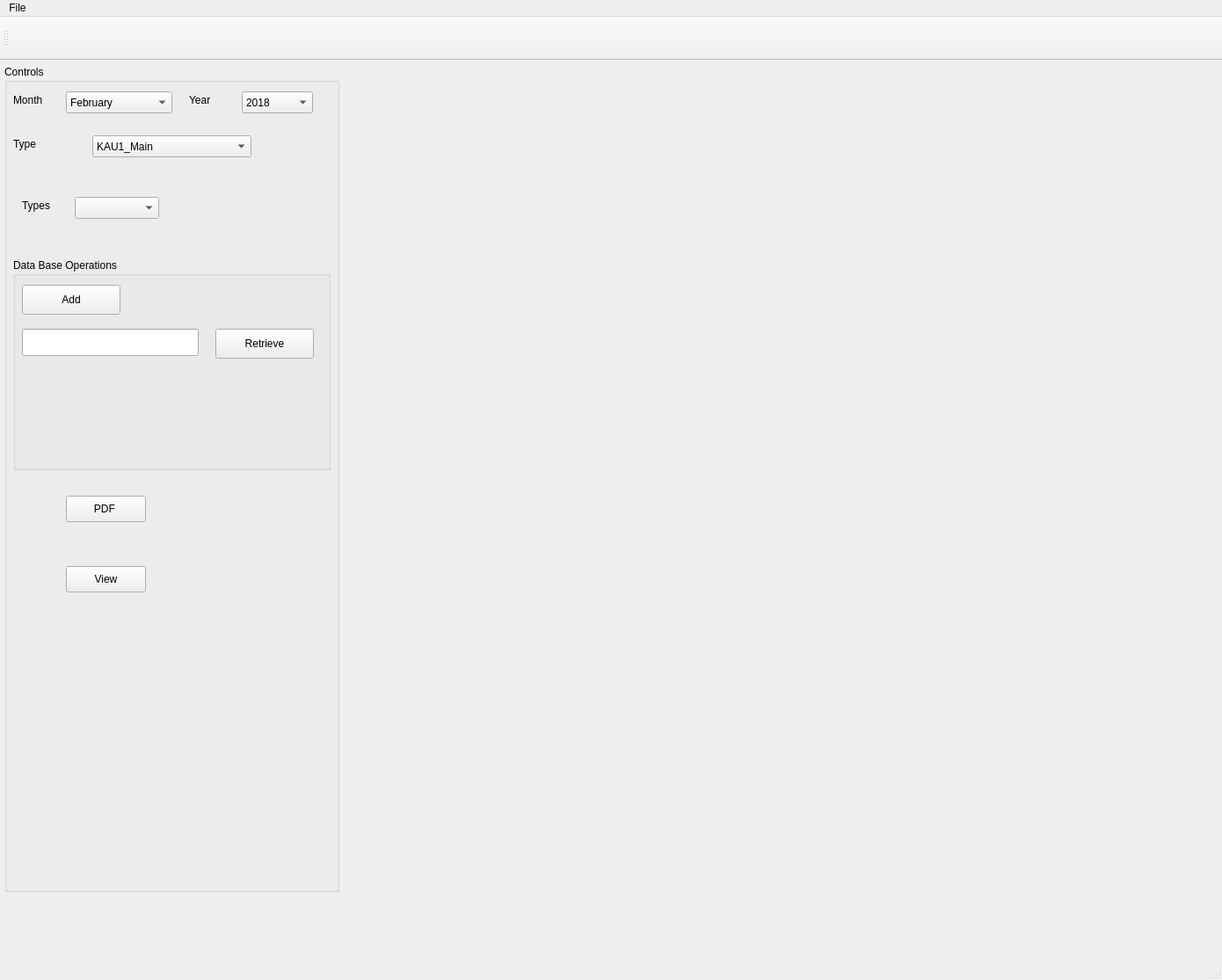
<?xml version="1.0" encoding="UTF-8"?>
<ui version="4.0">
 <class>ArabicTranslateClass</class>
 <widget class="QMainWindow" name="ArabicTranslateClass">
  <property name="geometry">
   <rect>
    <x>0</x>
    <y>0</y>
    <width>1390</width>
    <height>1115</height>
   </rect>
  </property>
  <property name="windowTitle">
   <string>Arabic Translation</string>
  </property>
  <widget class="QWidget" name="central_widget">
   <widget class="QGroupBox" name="control_group">
    <property name="geometry">
     <rect>
      <x>5</x>
      <y>5</y>
      <width>381</width>
      <height>941</height>
     </rect>
    </property>
    <property name="title">
     <string>Controls</string>
    </property>
    <widget class="QPushButton" name="pdf">
     <property name="geometry">
      <rect>
       <x>70</x>
       <y>490</y>
       <width>91</width>
       <height>30</height>
      </rect>
     </property>
     <property name="text">
      <string>PDF </string>
     </property>
    </widget>
    <widget class="QPushButton" name="view">
     <property name="geometry">
      <rect>
       <x>70</x>
       <y>570</y>
       <width>91</width>
       <height>30</height>
      </rect>
     </property>
     <property name="text">
      <string>View</string>
     </property>
    </widget>
    <widget class="QLabel" name="label">
     <property name="geometry">
      <rect>
       <x>20</x>
       <y>150</y>
       <width>61</width>
       <height>19</height>
      </rect>
     </property>
     <property name="text">
      <string>Types</string>
     </property>
    </widget>
    <widget class="QComboBox" name="combo_box_types">
     <property name="geometry">
      <rect>
       <x>80</x>
       <y>150</y>
       <width>96</width>
       <height>25</height>
      </rect>
     </property>
    </widget>
    <widget class="QGroupBox" name="data_base_operations">
     <property name="geometry">
      <rect>
       <x>10</x>
       <y>220</y>
       <width>361</width>
       <height>241</height>
      </rect>
     </property>
     <property name="title">
      <string>Data Base Operations</string>
     </property>
     <widget class="QPushButton" name="db_add">
      <property name="geometry">
       <rect>
        <x>10</x>
        <y>30</y>
        <width>112</width>
        <height>34</height>
       </rect>
      </property>
      <property name="text">
       <string>Add</string>
      </property>
     </widget>
     <widget class="QLineEdit" name="search_num">
      <property name="geometry">
       <rect>
        <x>10</x>
        <y>80</y>
        <width>201</width>
        <height>31</height>
       </rect>
      </property>
     </widget>
     <widget class="QPushButton" name="db_retrieve">
      <property name="geometry">
       <rect>
        <x>230</x>
        <y>80</y>
        <width>112</width>
        <height>34</height>
       </rect>
      </property>
      <property name="text">
       <string>Retrieve</string>
      </property>
     </widget>
    </widget>
    <widget class="QLabel" name="label_2">
     <property name="geometry">
      <rect>
       <x>10</x>
       <y>30</y>
       <width>61</width>
       <height>19</height>
      </rect>
     </property>
     <property name="text">
      <string>Month</string>
     </property>
    </widget>
    <widget class="QComboBox" name="month_box">
     <property name="geometry">
      <rect>
       <x>70</x>
       <y>30</y>
       <width>121</width>
       <height>25</height>
      </rect>
     </property>
     <property name="currentIndex">
      <number>1</number>
     </property>
     <item>
      <property name="text">
       <string>January</string>
      </property>
     </item>
     <item>
      <property name="text">
       <string>February</string>
      </property>
     </item>
     <item>
      <property name="text">
       <string>March</string>
      </property>
     </item>
     <item>
      <property name="text">
       <string>April</string>
      </property>
     </item>
     <item>
      <property name="text">
       <string>May</string>
      </property>
     </item>
     <item>
      <property name="text">
       <string>June</string>
      </property>
     </item>
     <item>
      <property name="text">
       <string>July</string>
      </property>
     </item>
     <item>
      <property name="text">
       <string>August</string>
      </property>
     </item>
     <item>
      <property name="text">
       <string>September</string>
      </property>
     </item>
     <item>
      <property name="text">
       <string>October</string>
      </property>
     </item>
     <item>
      <property name="text">
       <string>November</string>
      </property>
     </item>
     <item>
      <property name="text">
       <string>December</string>
      </property>
     </item>
    </widget>
    <widget class="QLabel" name="label_3">
     <property name="geometry">
      <rect>
       <x>210</x>
       <y>30</y>
       <width>51</width>
       <height>19</height>
      </rect>
     </property>
     <property name="text">
      <string>Year</string>
     </property>
    </widget>
    <widget class="QComboBox" name="year_box">
     <property name="geometry">
      <rect>
       <x>270</x>
       <y>30</y>
       <width>81</width>
       <height>25</height>
      </rect>
     </property>
     <property name="currentIndex">
      <number>4</number>
     </property>
     <item>
      <property name="text">
       <string>2014</string>
      </property>
     </item>
     <item>
      <property name="text">
       <string>2015</string>
      </property>
     </item>
     <item>
      <property name="text">
       <string>2016</string>
      </property>
     </item>
     <item>
      <property name="text">
       <string>2017</string>
      </property>
     </item>
     <item>
      <property name="text">
       <string>2018</string>
      </property>
     </item>
     <item>
      <property name="text">
       <string>2019</string>
      </property>
     </item>
     <item>
      <property name="text">
       <string>2020</string>
      </property>
     </item>
     <item>
      <property name="text">
       <string>2021</string>
      </property>
     </item>
     <item>
      <property name="text">
       <string>2022</string>
      </property>
     </item>
     <item>
      <property name="text">
       <string>2023</string>
      </property>
     </item>
     <item>
      <property name="text">
       <string>New Item</string>
      </property>
     </item>
    </widget>
    <widget class="QLabel" name="label_4">
     <property name="geometry">
      <rect>
       <x>10</x>
       <y>80</y>
       <width>51</width>
       <height>19</height>
      </rect>
     </property>
     <property name="text">
      <string>Type</string>
     </property>
    </widget>
    <widget class="QComboBox" name="file_type">
     <property name="geometry">
      <rect>
       <x>100</x>
       <y>80</y>
       <width>181</width>
       <height>25</height>
      </rect>
     </property>
     <item>
      <property name="text">
       <string>KAU1_Main</string>
      </property>
     </item>
     <item>
      <property name="text">
       <string>KAU2_Main</string>
      </property>
     </item>
     <item>
      <property name="text">
       <string>KAU1_Branch</string>
      </property>
     </item>
    </widget>
   </widget>
   <widget class="QWidget" name="data_view" native="true">
    <property name="geometry">
     <rect>
      <x>400</x>
      <y>10</y>
      <width>981</width>
      <height>921</height>
     </rect>
    </property>
   </widget>
  </widget>
  <widget class="QMenuBar" name="menu_bar">
   <property name="geometry">
    <rect>
     <x>0</x>
     <y>0</y>
     <width>1390</width>
     <height>26</height>
    </rect>
   </property>
   <widget class="QMenu" name="menu_file">
    <property name="title">
     <string>File</string>
    </property>
    <addaction name="file_open"/>
    <addaction name="separator"/>
    <addaction name="file_save_excel"/>
    <addaction name="file_save_csv"/>
    <addaction name="separator"/>
    <addaction name="file_exit"/>
   </widget>
   <addaction name="menu_file"/>
  </widget>
  <widget class="QToolBar" name="tool_bar">
   <property name="minimumSize">
    <size>
     <width>0</width>
     <height>50</height>
    </size>
   </property>
   <attribute name="toolBarArea">
    <enum>TopToolBarArea</enum>
   </attribute>
   <attribute name="toolBarBreak">
    <bool>false</bool>
   </attribute>
  </widget>
  <widget class="QStatusBar" name="status_bar">
   <property name="minimumSize">
    <size>
     <width>0</width>
     <height>50</height>
    </size>
   </property>
  </widget>
  <action name="file_exit">
   <property name="text">
    <string>Exit</string>
   </property>
  </action>
  <action name="file_open">
   <property name="text">
    <string>Open</string>
   </property>
  </action>
  <action name="file_save_excel">
   <property name="checkable">
    <bool>false</bool>
   </property>
   <property name="enabled">
    <bool>true</bool>
   </property>
   <property name="text">
    <string>Save as Excel</string>
   </property>
   <property name="visible">
    <bool>true</bool>
   </property>
  </action>
  <action name="file_save_csv">
   <property name="text">
    <string>Save As Csv</string>
   </property>
  </action>
 </widget>
 <layoutdefault spacing="6" margin="11"/>
 <resources>
  <include location="../resources/mvesfm.qrc"/>
 </resources>
 <connections/>
</ui>
